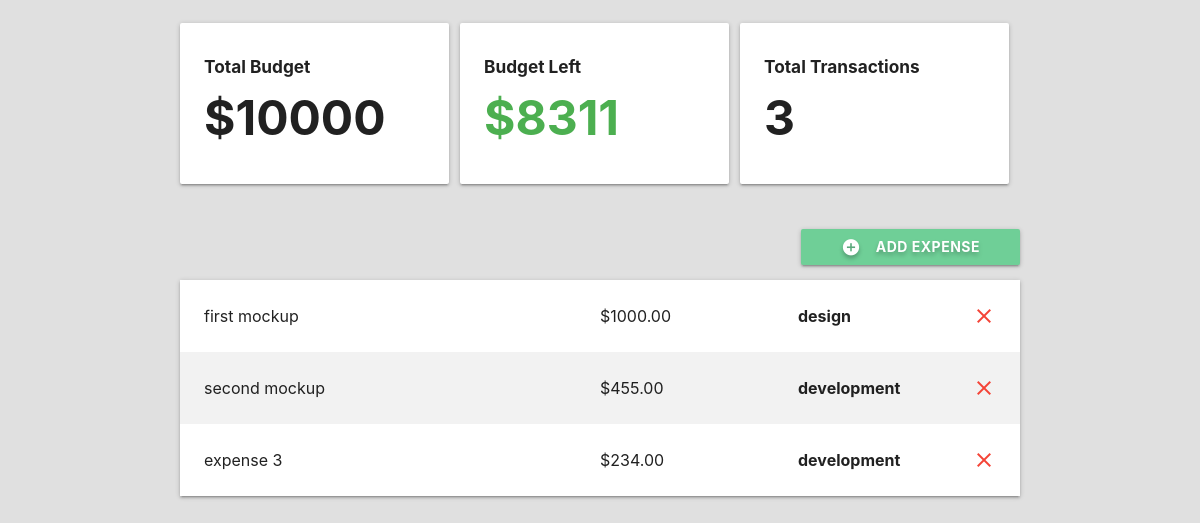
/mobile-app/, run on the app's committed database.
### budget/models.py (models this page shows, shortened)
class Project(models.Model):
    name = models.CharField(max_length=100)
    slug = models.SlugField(max_length=100, unique=True, blank=True)
    budget = models.IntegerField()
    @property
    def budget_left(self):
        expense_list = Expense.objects.filter(project=self)
        total_expense_amount = 0
        for expense in expense_list:
            total_expense_amount += expense.amount
        total_expense_amount = int(total_expense_amount)
        return self.budget - total_expense_amount
    @property
    def total_transactions(self):
        expense_list = Expense.objects.filter(project=self)
        return expense_list.count()

class Expense(models.Model):
    project = models.ForeignKey(Project, on_delete=models.CASCADE, related_name='expenses')
    title = models.CharField(max_length=100)
    amount = models.DecimalField(max_digits=8, decimal_places=2)
    category = models.ForeignKey(Category, on_delete=models.CASCADE)
    class Meta:
        ordering = ('-amount',)

class Category(models.Model):
    project = models.ForeignKey(Project, on_delete=models.CASCADE)
    name = models.CharField(max_length=50)

### budget/views.py (the view, shortened to what this page needs)
# urls.py: path('<slug:project_slug>/', views.project_detail, name='detail')
def project_detail(request, project_slug):
    project = get_object_or_404(Project, slug=project_slug)
    if request.method == 'GET':
        category_list = Category.objects.filter(project=project)
        return render(request, 'budget/project-detail.html', {'project': project, 'expense_list': project.expenses.all(), 'category_list': category_list})
    return redirect(project)

### budget/templates/budget/project-detail.html (shortened to what this page needs)
{% extends 'budget/base.html' %}
{% block content %}
<div class="container">
  <section class="section section-stats">
    <div class="row">
      <div class="col s12 m12 l4">
        <div class="card-panel">
          <h6 class="bold">Total Budget</h6>
          <h1 class="bold">${{ project.budget }}</h1>
        </div>
      </div>
      <div class="col s12 m6 l4">
        <div class="card-panel">
          <h6 class="bold">Budget Left</h6>
          {% if project.budget_left > 0 %}
            <h1 class="bold green-text">${{ project.budget_left }}</h1>
          {% elif project.budget_left == 0 %}
            <h1 class="bold orange-text">${{ project.budget_left }}</h1>
          {% else %}
            <h1 class="bold red-text">${{ project.budget_left }}</h1>
          {% endif %}
        </div>
      </div>
      <div class="col s12 m6 l4">
        <div class="card-panel">
          <h6 class="bold">Total Transactions</h6>
          <h1 class="bold">{{ project.total_transactions }}</h1>
        </div>
      </div>
    </div>
  </section>
  <section class="section section-expenses">
    <div class="row">
      <button class="btn waves-effect right modal-trigger" href="#expenseModal">
        <i class="material-icons white-text left">add_circle</i>
        Add Expense
      </button>
    </div>
    <ul class="z-depth-1">
      {% for expense in expense_list %}
      <li>
        <div class="card-panel z-depth-0 expense">
          <div class="row">
            <div class="col l6">
              <span class="title">{{ expense.title }}</span>
            </div>
            <div class="col l3">
              <span class="title">${{ expense.amount }}</span>
            </div>
            <div class="col 1">
              <span class="title bold">{{ expense.category.name }}</span>
            </div>
            <a class="close-icon" onclick="deleteExpense(this)" data-id="{{ expense.id }}">
              <i class="material-icons red-text right">close</i>
            </a>
          </div>
        </div>
      </li>
      {% endfor %}
    </ul>
  </section>
</div>
{% endblock %}

### budget/templates/budget/base.html (shortened to what this page needs)
{% load static %}
<!DOCTYPE html>
<html lang="en">
<head>
  <link rel="stylesheet" href="{% static 'css/styles.css' %}">
  <link rel="stylesheet" href="https://cdnjs.cloudflare.com/ajax/libs/materialize/1.0.0-beta/css/materialize.min.css">
</head>
<body>
  {% block content %}
  {% endblock %}
</body>
</html>

### budget/static/css/styles.css (style rules this page uses)
html { font-family: 'Montserrat'; background-color: #E0E0E0; }
h1, h6 { font-weight: bold; }
.bold { font-weight: bold; }
.row { margin: 0!important; }
.row .col { padding-left: 0!important; }
.section-stats h1 { font-size: 4vw; margin: 15px 0px; }
.section-expenses button { padding: 0px 40px; font-weight: bold; text-shadow: 0px 3px 4px rgba(0, 0, 0, .25); background-color: #6FCF97; }
.section-expenses .expense { font-size: 16px; border-radius: 0; margin: 0; }
.section-expenses li:nth-child(even) .expense { background-color: #F2F2F2; }

### data on the page
Project: budget "10000", budget_left "8311", total_transactions "3"
Expense: title "first mockup", amount "1000.00", category.name "design"
Expense: title "second mockup", amount "455.00", category.name "development"
Expense: title "expense 3", amount "234.00", category.name "development"
